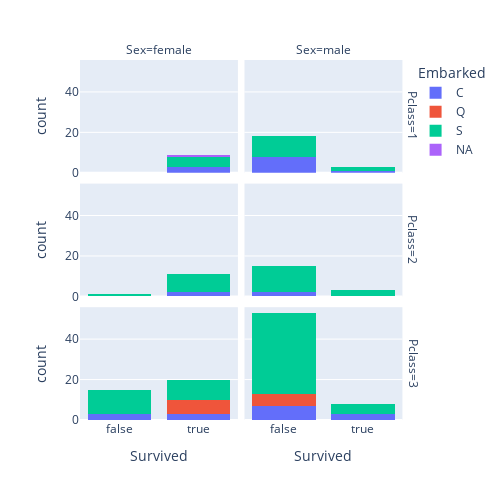

Notebook source saved alongside this figure:
### Markdown cell above
## Plotly Express

* 並び順を指定しないと、Pclass も 3>1>2 みたいな並び順になる（多い順？）
  * 並び順の指定を dict 一か所でまとめられるのは便利 
* 積み上げグラフ内の順番は変更できないようだ
* Facet も histogram 内で指定するのが特徴的

https://plotly.com/python/facet-plots/

### Code cell
import plotly.express as px

fig = px.histogram(data,
                   x="Survived",
                   histfunc="count",
                   color="Embarked",
                   barmode="stack",
                   facet_row="Pclass",
                   facet_col="Sex",
                   width=500,
                   height=500,
                   category_orders={"Sex": ["female", "male"],
                                    "Pclass": [1,2,3],
                                    "Survived":[False, True],
                                    "Embarked":["C","Q","S","NA"]})
fig.show()

### Figure 1 — Plotly figure (JSON) as saved in the notebook; plotly's stock layout.template omitted (floating-point values rounded to 4 significant figures)
{"data": [{"alignmentgroup": "True", "bingroup": "x", "histfunc": "count", "hovertemplate": "Embarked=C<br>Pclass=1<br>Sex=female<br>Survived=%{x}<br>count=%{y}<extra></extra>", "legendgroup": "C", "marker": {"color": "#636efa", "pattern": {"shape": ""}}, "name": "C", "offsetgroup": "C", "orientation": "v", "showlegend": true, "type": "histogram", "x": [true, true, true], "xaxis": "x5", "yaxis": "y5"}, {"alignmentgroup": "True", "bingroup": "x", "histfunc": "count", "hovertemplate": "Embarked=C<br>Pclass=1<br>Sex=male<br>Survived=%{x}<br>count=%{y}<extra></extra>", "legendgroup": "C", "marker": {"color": "#636efa", "pattern": {"shape": ""}}, "name": "C", "offsetgroup": "C", "orientation": "v", "showlegend": false, "type": "histogram", "x": [false, false, false, false, false, true, false, false, false], "xaxis": "x6", "yaxis": "y6"}, {"alignmentgroup": "True", "bingroup": "x", "histfunc": "count", "hovertemplate": "Embarked=C<br>Pclass=2<br>Sex=female<br>Survived=%{x}<br>count=%{y}<extra></extra>", "legendgroup": "C", "marker": {"color": "#636efa", "pattern": {"shape": ""}}, "name": "C", "offsetgroup": "C", "orientation": "v", "showlegend": false, "type": "histogram", "x": [true, true], "xaxis": "x3", "yaxis": "y3"}, {"alignmentgroup": "True", "bingroup": "x", "histfunc": "count", "hovertemplate": "Embarked=C<br>Pclass=2<br>Sex=male<br>Survived=%{x}<br>count=%{y}<extra></extra>", "legendgroup": "C", "marker": {"color": "#636efa", "pattern": {"shape": ""}}, "name": "C", "offsetgroup": "C", "orientation": "v", "showlegend": false, "type": "histogram", "x": [false, false], "xaxis": "x4", "yaxis": "y4"}, {"alignmentgroup": "True", "bingroup": "x", "histfunc": "count", "hovertemplate": "Embarked=C<br>Pclass=3<br>Sex=female<br>Survived=%{x}<br>count=%{y}<extra></extra>", "legendgroup": "C", "marker": {"color": "#636efa", "pattern": {"shape": ""}}, "name": "C", "offsetgroup": "C", "orientation": "v", "showlegend": false, "type": "histogram", "x": [true, true, false, false, true, false], "xaxis": "x", "yaxis": "y"}, {"alignmentgroup": "True", "bingroup": "x", "histfunc": "count", "hovertemplate": "Embarked=C<br>Pclass=3<br>Sex=male<br>Survived=%{x}<br>count=%{y}<extra></extra>", "legendgroup": "C", "marker": {"color": "#636efa", "pattern": {"shape": ""}}, "name": "C", "offsetgroup": "C", "orientation": "v", "showlegend": false, "type": "histogram", "x": [false, true, false, false, false, false, true, false, true, false], "xaxis": "x2", "yaxis": "y2"}, {"alignmentgroup": "True", "bingroup": "x", "histfunc": "count", "hovertemplate": "Embarked=Q<br>Pclass=3<br>Sex=female<br>Survived=%{x}<br>count=%{y}<extra></extra>", "legendgroup": "Q", "marker": {"color": "#EF553B", "pattern": {"shape": ""}}, "name": "Q", "offsetgroup": "Q", "orientation": "v", "showlegend": true, "type": "histogram", "x": [true, true, true, true, true, true, true], "xaxis": "x", "yaxis": "y"}, {"alignmentgroup": "True", "bingroup": "x", "histfunc": "count", "hovertemplate": "Embarked=Q<br>Pclass=3<br>Sex=male<br>Survived=%{x}<br>count=%{y}<extra></extra>", "legendgroup": "Q", "marker": {"color": "#EF553B", "pattern": {"shape": ""}}, "name": "Q", "offsetgroup": "Q", "orientation": "v", "showlegend": false, "type": "histogram", "x": [false, false, false, false, false, false], "xaxis": "x2", "yaxis": "y2"}, {"alignmentgroup": "True", "bingroup": "x", "histfunc": "count", "hovertemplate": "Embarked=S<br>Pclass=1<br>Sex=female<br>Survived=%{x}<br>count=%{y}<extra></extra>", "legendgroup": "S", "marker": {"color": "#00cc96", "pattern": {"shape": ""}}, "name": "S", "offsetgroup": "S", "orientation": "v", "showlegend": true, "type": "histogram", "x": [true, true, true, true, true], "xaxis": "x5", "yaxis": "y5"}, {"alignmentgroup": "True", "bingroup": "x", "histfunc": "count", "hovertemplate": "Embarked=S<br>Pclass=1<br>Sex=male<br>Survived=%{x}<br>count=%{y}<extra></extra>", "legendgroup": "S", "marker": {"color": "#00cc96", "pattern": {"shape": ""}}, "name": "S", "offsetgroup": "S", "orientation": "v", "showlegend": false, "type": "histogram", "x": [false, true, false, false, true, false, false, false, false, false, false, false], "xaxis": "x6", "yaxis": "y6"}, {"alignmentgroup": "True", "bingroup": "x", "histfunc": "count", "hovertemplate": "Embarked=S<br>Pclass=2<br>Sex=female<br>Survived=%{x}<br>count=%{y}<extra></extra>", "legendgroup": "S", "marker": {"color": "#00cc96", "pattern": {"shape": ""}}, "name": "S", "offsetgroup": "S", "orientation": "v", "showlegend": false, "type": "histogram", "x": [true, false, true, true, true, true, true, true, true, true], "xaxis": "x3", "yaxis": "y3"}, {"alignmentgroup": "True", "bingroup": "x", "histfunc": "count", "hovertemplate": "Embarked=S<br>Pclass=2<br>Sex=male<br>Survived=%{x}<br>count=%{y}<extra></extra>", "legendgroup": "S", "marker": {"color": "#00cc96", "pattern": {"shape": ""}}, "name": "S", "offsetgroup": "S", "orientation": "v", "showlegend": false, "type": "histogram", "x": [true, false, true, false, false, false, true, false, false, false, false, false, false, false, false, false], "xaxis": "x4", "yaxis": "y4"}, {"alignmentgroup": "True", "bingroup": "x", "histfunc": "count", "hovertemplate": "Embarked=S<br>Pclass=3<br>Sex=female<br>Survived=%{x}<br>count=%{y}<extra></extra>", "legendgroup": "S", "marker": {"color": "#00cc96", "pattern": {"shape": ""}}, "name": "S", "offsetgroup": "S", "orientation": "v", "showlegend": false, "type": "histogram", "x": [true, true, true, false, false, false, true, false, false, false, true, false, true, true, false, true, false, false, false, true, true, false], "xaxis": "x", "yaxis": "y"}, {"alignmentgroup": "True", "bingroup": "x", "histfunc": "count", "hovertemplate": "Embarked=S<br>Pclass=3<br>Sex=male<br>Survived=%{x}<br>count=%{y}<extra></extra>", "legendgroup": "S", "marker": {"color": "#00cc96", "pattern": {"shape": ""}}, "name": "S", "offsetgroup": "S", "orientation": "v", "showlegend": false, "type": "histogram", "x": [false, false, false, false, false, false, false, false, false, false, false, false, false, false, true, false, false, false, false, true, false, false, false, false, false, false, false, false, false, false, false, false, true, false, false, false, false, true, false, false, false, true, false, false, false], "xaxis": "x2", "yaxis": "y2"}, {"alignmentgroup": "True", "bingroup": "x", "histfunc": "count", "hovertemplate": "Embarked=NA<br>Pclass=1<br>Sex=female<br>Survived=%{x}<br>count=%{y}<extra></extra>", "legendgroup": "NA", "marker": {"color": "#ab63fa", "pattern": {"shape": ""}}, "name": "NA", "offsetgroup": "NA", "orientation": "v", "showlegend": true, "type": "histogram", "x": [true], "xaxis": "x5", "yaxis": "y5"}], "layout": {"annotations": [{"font": {}, "showarrow": false, "text": "Sex=female", "x": 0.24, "xanchor": "center", "xref": "paper", "y": 1.0, "yanchor": "bottom", "yref": "paper"}, {"font": {}, "showarrow": false, "text": "Sex=male", "x": 0.74, "xanchor": "center", "xref": "paper", "y": 1.0, "yanchor": "bottom", "yref": "paper"}, {"font": {}, "showarrow": false, "text": "Pclass=3", "textangle": 90, "x": 0.98, "xanchor": "left", "xref": "paper", "y": 0.1567, "yanchor": "middle", "yref": "paper"}, {"font": {}, "showarrow": false, "text": "Pclass=2", "textangle": 90, "x": 0.98, "xanchor": "left", "xref": "paper", "y": 0.5, "yanchor": "middle", "yref": "paper"}, {"font": {}, "showarrow": false, "text": "Pclass=1", "textangle": 90, "x": 0.98, "xanchor": "left", "xref": "paper", "y": 0.8433, "yanchor": "middle", "yref": "paper"}], "barmode": "stack", "height": 500, "legend": {"title": {"text": "Embarked"}, "tracegroupgap": 0}, "margin": {"t": 60}, "width": 500, "xaxis": {"anchor": "y", "categoryarray": [false, true], "categoryorder": "array", "domain": [0, 0.48], "title": {"text": "Survived"}}, "xaxis2": {"anchor": "y2", "categoryarray": [false, true], "categoryorder": "array", "domain": [0.5, 0.98], "matches": "x", "title": {"text": "Survived"}}, "xaxis3": {"anchor": "y3", "domain": [0, 0.48], "matches": "x", "showticklabels": false}, "xaxis4": {"anchor": "y4", "domain": [0.5, 0.98], "matches": "x", "showticklabels": false}, "xaxis5": {"anchor": "y5", "domain": [0, 0.48], "matches": "x", "showticklabels": false}, "xaxis6": {"anchor": "y6", "domain": [0.5, 0.98], "matches": "x", "showticklabels": false}, "yaxis": {"anchor": "x", "domain": [0, 0.3133], "title": {"text": "count"}}, "yaxis2": {"anchor": "x2", "domain": [0, 0.3133], "matches": "y", "showticklabels": false}, "yaxis3": {"anchor": "x3", "domain": [0.3433, 0.6567], "matches": "y", "title": {"text": "count"}}, "yaxis4": {"anchor": "x4", "domain": [0.3433, 0.6567], "matches": "y", "showticklabels": false}, "yaxis5": {"anchor": "x5", "domain": [0.6867, 1.0], "matches": "y", "title": {"text": "count"}}, "yaxis6": {"anchor": "x6", "domain": [0.6867, 1.0], "matches": "y", "showticklabels": false}}}
